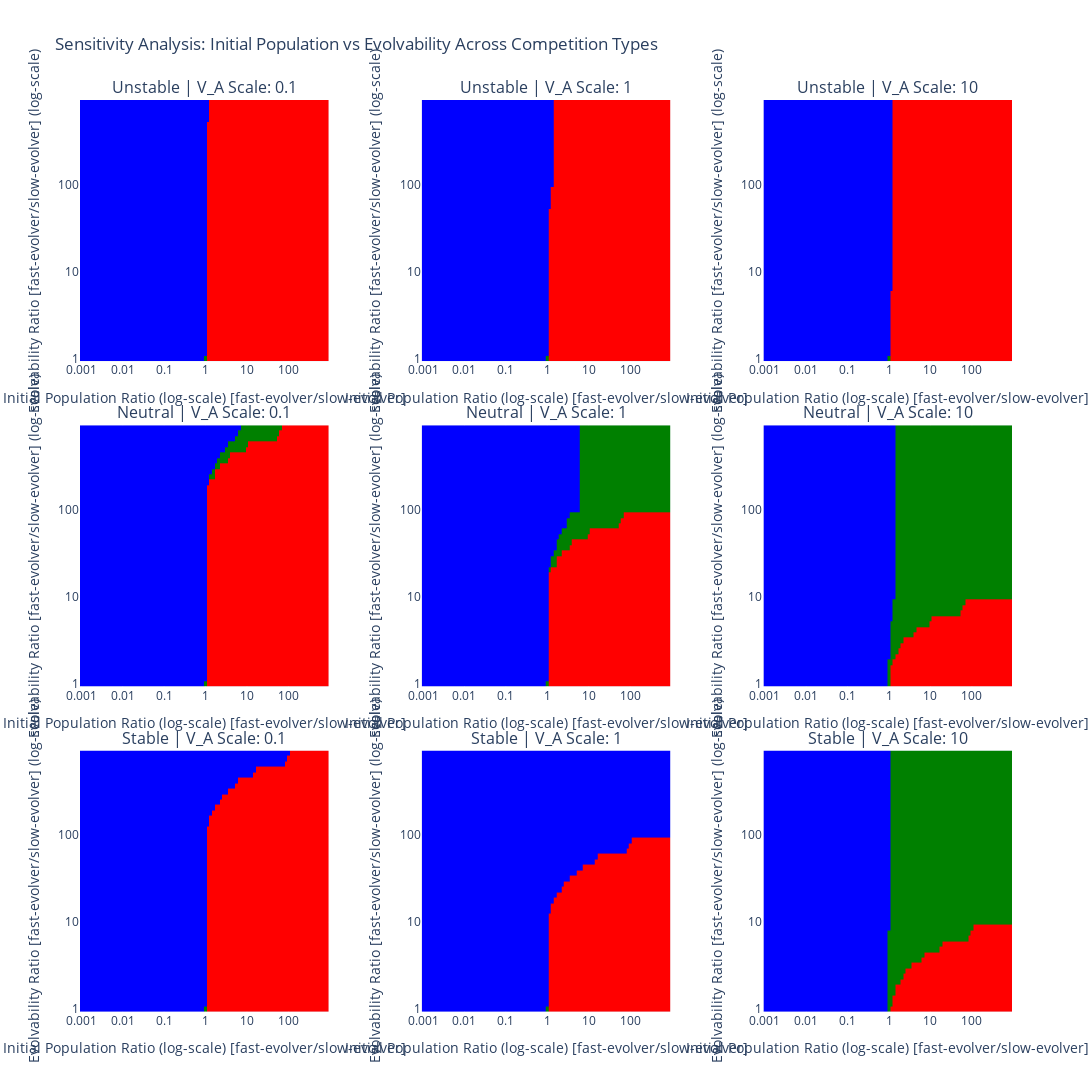

This figure's notebook cell:
### Code cell
import numpy as np
import plotly.graph_objects as go
from plotly.subplots import make_subplots
import plotly.io as pio

# Assume the following classes and functions are defined elsewhere in your code:
# from your_module import Parameters_for_Analysis, run_simulation_and_get_outcome_instance

def plot_2d_sensitivity_analysis_initial_pop_vs_evolvability(
    N2_N1_ratios,
    V_A2_V_A1_ratios,
    final_outcomes_matrix,
    subplot_row,
    subplot_col,
    fig
):
    """
    Plots a heatmap for a specific competition type and scaling factor.

    Parameters:
    - N2_N1_ratios (array): Ratios of initial populations (fast-ev./slow-ev.).
    - V_A2_V_A1_ratios (array): Ratios of evolvability (V_A2/V_A1).
    - final_outcomes_matrix (2D array): Simulation outcomes.
    - subplot_row (int): Row index in the subplot grid.
    - subplot_col (int): Column index in the subplot grid.
    - fig (Figure): Plotly figure object to add the heatmap to.
    """
    color_map = {
        "sp 2 (high-genetic-var) wins, sp 1 (low-genetic-var) extinct": 0,
        "sp 1 (low-genetic-var) wins, sp 2 (high-genetic-var) extinct": 1,
        "both extinct": 2,
        "both coexist": 3
    }

    # Convert the final outcomes to numerical values
    numerical_matrix = np.vectorize(color_map.get)(final_outcomes_matrix)

    # Define colors for the heatmap
    colorscale = [
        [0.0, 'red'],       # sp 2 wins, sp 1 extinct
        [1/3, 'blue'],      # sp 1 wins, sp 2 extinct
        [2/3, 'black'],     # both coexist
        [1.0, 'green']      # both extinct
    ]

    # Create the heatmap
    heatmap = go.Heatmap(
        z=numerical_matrix.T,  # Transpose the matrix to align axes correctly
        x=N2_N1_ratios,
        y=V_A2_V_A1_ratios,
        colorscale=colorscale,
        showscale=False,  # We'll add a single color scale later
        hovertemplate='N2/N1: %{x}<br>V_A2/V_A1: %{y}<br>Outcome: %{z}<extra></extra>'
    )

    # Add the heatmap to the specified subplot
    fig.add_trace(heatmap, row=subplot_row, col=subplot_col)

    # Update axes for each subplot
    fig.update_xaxes(
        title_text='Initial Population Ratio (log) [fast-ev./slow-ev.]',
        type='log',
        tickvals=[0.001, 0.01, 0.1, 1, 10, 100, 1000, 10000],
        ticktext=["0.001", "0.01", "0.1", "1", "10", "100", "1000", "10000"],
        row=subplot_row,
        col=subplot_col
    )
    fig.update_yaxes(
        title_text='Evolvability Ratio [fast-ev./slow-ev.] (log)',
        type='log',
        tickvals=[1, 10, 100, 1000],
        ticktext=['1', '10', '100', '1000'],
        row=subplot_row,
        col=subplot_col
    )

def generate_parameters_with_varied_parameters(
    N2_N1_ratios,
    V_A2_V_A1_ratios,
    V_A_scale,
    competition_params,
    base_parameters
):
    """
    Generates a list of Parameters_for_Analysis objects with varied parameters.

    Parameters:
    - N2_N1_ratios (array): Ratios of initial populations (fast-ev./slow-ev.).
    - V_A2_V_A1_ratios (array): Ratios of evolvability (V_A2/V_A1).
    - V_A_scale (float): Scaling factor for V_A1 and V_A2.
    - competition_params (dict): Dictionary containing alpha parameters.
    - base_parameters (dict): Base parameters for the analysis.

    Returns:
    - parameters_list (list): List of Parameters_for_Analysis objects.
    """
    parameters_list = []
    for N2_N1 in N2_N1_ratios:
        for V_A2_V_A1 in V_A2_V_A1_ratios:
            # Scale V_A1 and V_A2 based on the scaling factor
            scaled_V_A1 = V_A_scale * 0.01
            scaled_V_A2 = V_A_scale * 0.01  # Adjust V_A2 based on the ratio

            # Update base_parameters with competition parameters
            updated_base_params = base_parameters.__dict__.copy()
            updated_base_params.update(competition_params)
            updated_base_params['V_A1'] = scaled_V_A1
            updated_base_params['V_A2'] = scaled_V_A2

            # Set initial_population_species_2 based on the ratio
            updated_base_params['initial_population_species_2'] = updated_base_params['initial_population_species_1'] * N2_N1
            updated_base_params['V_A2'] = updated_base_params['V_A1'] * V_A2_V_A1

            # Instantiate Parameters_for_Analysis with updated parameters
            parameters = Parameters_for_Analysis(base_parameters = base_parameters, **updated_base_params)
            parameters_list.append(parameters)
    return parameters_list

def run_sensitivity_analysis(parameters_list):
    """
    Runs the simulation for each set of parameters and collects the outcomes.

    Parameters:
    - parameters_list (list): List of Parameters_for_Analysis objects.

    Returns:
    - final_outcomes_list (list): List of simulation outcome strings.
    """
    final_outcomes_list = []
    for parameters in parameters_list:
        final_outcome_instance = run_simulation_and_get_outcome_instance(parameters)
        final_outcomes_list.append(final_outcome_instance.outcome)
    return final_outcomes_list

def run_multipanel_sensitivity_analysis(
    N2_N1_ratios,
    V_A2_V_A1_ratios,
    scale_factors,
    competition_types,
    base_parameters
):
    """
    Runs the sensitivity analysis across different competition types and scaling factors.

    Parameters:
    - N2_N1_ratios (array): Ratios of initial populations (fast-ev./slow-ev.).
    - V_A2_V_A1_ratios (array): Ratios of evolvability (V_A2/V_A1).
    - scale_factors (list): List of scaling factors for V_A1 and V_A2.
    - competition_types (list): List of dictionaries defining competition types and their alpha parameters.
    - base_parameters (dict): Base parameters for the analysis.

    Returns:
    - final_outcomes_matrices (dict): Nested dictionary with outcomes for each competition type and scaling factor.
    """
    final_outcomes_matrices = {}
    for comp_idx, competition in enumerate(competition_types, start=1):
        comp_name = competition['name']
        comp_params = competition['params']
        final_outcomes_matrices[comp_name] = {}
        for scale_idx, scale in enumerate(scale_factors, start=1):
            print(f"Running sensitivity analysis for Competition: {comp_name}, V_A1 & V_A2 scaled by {scale}...")
            parameters_list = generate_parameters_with_varied_parameters(
                N2_N1_ratios,
                V_A2_V_A1_ratios,
                scale,
                comp_params,
                base_parameters
            )
            final_outcomes_list = run_sensitivity_analysis(parameters_list)
            final_outcomes_matrix = np.array(final_outcomes_list).reshape(len(N2_N1_ratios), len(V_A2_V_A1_ratios))
            final_outcomes_matrices[comp_name][scale] = final_outcomes_matrix
    return final_outcomes_matrices

def plot_multipanel_sensitivity_analysis(
    N2_N1_ratios,
    V_A2_V_A1_ratios,
    final_outcomes_matrices,
    scale_factors,
    competition_types
):
    """
    Plots a 3x3 multipanel heatmap of sensitivity analysis outcomes.

    Parameters:
    - N2_N1_ratios (array): Ratios of initial populations (fast-ev./slow-ev.).
    - V_A2_V_A1_ratios (array): Ratios of evolvability (V_A2/V_A1).
    - final_outcomes_matrices (dict): Nested dictionary with outcomes for each competition type and scaling factor.
    - scale_factors (list): List of scaling factors for V_A1 and V_A2.
    - competition_types (list): List of dictionaries defining competition types and their alpha parameters.
    """
    # Define a universal color_map for all heatmaps
    color_map = {
        "sp 2 (high-genetic-var) wins, sp 1 (low-genetic-var) extinct": 0,
        "sp 1 (low-genetic-var) wins, sp 2 (high-genetic-var) extinct": 1,
        "both extinct": 2,
        "both coexist": 3
    }

    # Create a subplot figure with 3 rows and 3 columns
    fig = make_subplots(
        rows=3, cols=3,
        subplot_titles=[
            f"{comp['name']} | V_A Scale: {scale}"
            for comp in competition_types
            for scale in scale_factors
        ],
        horizontal_spacing=0.1,
        vertical_spacing=0.07
    )

    # Iterate through competition types and scaling factors to plot each heatmap
    for row_idx, competition in enumerate(competition_types, start=1):
        comp_name = competition['name']
        for col_idx, scale in enumerate(scale_factors, start=1):
            final_outcomes_matrix = final_outcomes_matrices[comp_name][scale]
            plot_2d_sensitivity_analysis_initial_pop_vs_evolvability(
                N2_N1_ratios,
                V_A2_V_A1_ratios,
                final_outcomes_matrix,
                subplot_row=row_idx,
                subplot_col=col_idx,
                fig=fig
            )

    # Add a single color scale to the right of all subplots
    # Create a separate colorbar
    fig.add_trace(
        go.Heatmap(
            z=[0, 1, 2, 3],
            colorscale=[
                [0.0, 'red'],       # sp 2 wins, sp 1 extinct
                [1/3, 'blue'],      # sp 1 wins, sp 2 extinct
                [2/3, 'black'],     # both coexist
                [1.0, 'green']      # both extinct
            ],
            showscale=True,
            colorbar=dict(
                title="Outcome",
                tickvals=[0, 1, 2, 3],
                ticktext=list(color_map.keys()),
                len=0.8,
                y=0.5,
                title_side="right",
                titleside="right"
            ),
            zmin=0,
            zmax=3,
            visible=False  # Hide the heatmap itself
        ),
        row=1, col=3  # Position the colorbar on the last subplot
    )

    # Update the overall layout of the figure
    fig.update_layout(
        title="Sensitivity Analysis: Initial Population vs Evolvability Across Competition Types",
        width=1500,  # Adjusted width for better spacing
        height=1200,  # Adjusted height for better spacing
        template='plotly',
        showlegend=False
    )

    # Show the figure
    pio.show(fig)

def main():
    """
    Main function to execute the sensitivity analysis and plotting.
    """
    # Define competition types with their respective alpha parameters
    competition_types = [
        {
            'name': 'Unstable',
            'params': {
                'alpha11': 0.0025,
                'alpha12': 0.005,
                'alpha21': 0.005,
                'alpha22': 0.0025
            }
        },
        {
            'name': 'Neutral',
            'params': {
                'alpha11': 0.00375,
                'alpha12': 0.00375,
                'alpha21': 0.00375,
                'alpha22': 0.00375
            }
        },
        {
            'name': 'Stable',
            'params': {
                'alpha11': 0.005,
                'alpha12': 0.0025,
                'alpha21': 0.0025,
                'alpha22': 0.005
            }
        }
    ]

    # Define the power ranges for the ratios
    N2_N1_powers = np.arange(-3, 3, 0.0625)
    V_A2_V_A1_powers = np.arange(0, 3, 0.0625)

    # Calculate the actual ratios
    N2_N1_ratios = np.power(10.0, N2_N1_powers)
    V_A2_V_A1_ratios = np.power(10.0, V_A2_V_A1_powers)

    # Define the scaling factors for V_A1 and V_A2
    scale_factors = [0.1, 1, 10]

    # Run sensitivity analysis for each competition type and scaling factor
    final_outcomes_matrices = run_multipanel_sensitivity_analysis(
        N2_N1_ratios,
        V_A2_V_A1_ratios,
        scale_factors,
        competition_types,
        base_parameters
    )

    # Plot the multipanel heatmaps
    plot_multipanel_sensitivity_analysis(
        N2_N1_ratios,
        V_A2_V_A1_ratios,
        final_outcomes_matrices,
        scale_factors,
        competition_types
    )

if __name__ == "__main__":
    print('og base', base_parameters.__dict__)
    main()

### Figure 1 — Plotly figure (JSON) as saved in the notebook; plotly's stock layout.template omitted (floating-point values rounded to 4 significant figures; data arrays with more than 128 entries replaced by an {"elided": "..."} marker saying what was removed)
{"data": [{"colorscale": [[0, "red"], [0.3333, "blue"], [0.6667, "black"], [1, "green"]], "hovertemplate": "N2/N1: %{x}<br>V_A2/V_A1: %{y}<br>Outcome: %{z}<extra></extra>", "showscale": false, "type": "heatmap", "x": [0.001, 0.001155, 0.001334, 0.00154, 0.001778, 0.002054, 0.002371, 0.002738, 0.003162, 0.003652, 0.004217, 0.00487, 0.005623, 0.006494, 0.007499, 0.00866, 0.01, 0.01155, 0.01334, 0.0154, 0.01778, 0.02054, 0.02371, 0.02738, 0.03162, 0.03652, 0.04217, 0.0487, 0.05623, 0.06494, 0.07499, 0.0866, 0.1, 0.1155, 0.1334, 0.154, 0.1778, 0.2054, 0.2371, 0.2738, 0.3162, 0.3652, 0.4217, 0.487, 0.5623, 0.6494, 0.7499, 0.866, 1, 1.155, 1.334, 1.54, 1.778, 2.054, 2.371, 2.738, 3.162, 3.652, 4.217, 4.87, 5.623, 6.494, 7.499, 8.66, 10, 11.55, 13.34, 15.4, 17.78, 20.54, 23.71, 27.38, 31.62, 36.52, 42.17, 48.7, 56.23, 64.94, 74.99, 86.6, 100, 115.5, 133.4, 154.0, 177.8, 205.4, 237.1, 273.8, 316.2, 365.2, 421.7, 487.0, 562.3, 649.4, 749.9, 866.0], "xaxis": "x", "y": [1, 1.155, 1.334, 1.54, 1.778, 2.054, 2.371, 2.738, 3.162, 3.652, 4.217, 4.87, 5.623, 6.494, 7.499, 8.66, 10, 11.55, 13.34, 15.4, 17.78, 20.54, 23.71, 27.38, 31.62, 36.52, 42.17, 48.7, 56.23, 64.94, 74.99, 86.6, 100, 115.5, 133.4, 154.0, 177.8, 205.4, 237.1, 273.8, 316.2, 365.2, 421.7, 487.0, 562.3, 649.4, 749.9, 866.0], "yaxis": "y", "z": {"elided": "48x96 int values"}}, {"colorscale": [[0, "red"], [0.3333, "blue"], [0.6667, "black"], [1, "green"]], "hovertemplate": "N2/N1: %{x}<br>V_A2/V_A1: %{y}<br>Outcome: %{z}<extra></extra>", "showscale": false, "type": "heatmap", "x": [0.001, 0.001155, 0.001334, 0.00154, 0.001778, 0.002054, 0.002371, 0.002738, 0.003162, 0.003652, 0.004217, 0.00487, 0.005623, 0.006494, 0.007499, 0.00866, 0.01, 0.01155, 0.01334, 0.0154, 0.01778, 0.02054, 0.02371, 0.02738, 0.03162, 0.03652, 0.04217, 0.0487, 0.05623, 0.06494, 0.07499, 0.0866, 0.1, 0.1155, 0.1334, 0.154, 0.1778, 0.2054, 0.2371, 0.2738, 0.3162, 0.3652, 0.4217, 0.487, 0.5623, 0.6494, 0.7499, 0.866, 1, 1.155, 1.334, 1.54, 1.778, 2.054, 2.371, 2.738, 3.162, 3.652, 4.217, 4.87, 5.623, 6.494, 7.499, 8.66, 10, 11.55, 13.34, 15.4, 17.78, 20.54, 23.71, 27.38, 31.62, 36.52, 42.17, 48.7, 56.23, 64.94, 74.99, 86.6, 100, 115.5, 133.4, 154.0, 177.8, 205.4, 237.1, 273.8, 316.2, 365.2, 421.7, 487.0, 562.3, 649.4, 749.9, 866.0], "xaxis": "x2", "y": [1, 1.155, 1.334, 1.54, 1.778, 2.054, 2.371, 2.738, 3.162, 3.652, 4.217, 4.87, 5.623, 6.494, 7.499, 8.66, 10, 11.55, 13.34, 15.4, 17.78, 20.54, 23.71, 27.38, 31.62, 36.52, 42.17, 48.7, 56.23, 64.94, 74.99, 86.6, 100, 115.5, 133.4, 154.0, 177.8, 205.4, 237.1, 273.8, 316.2, 365.2, 421.7, 487.0, 562.3, 649.4, 749.9, 866.0], "yaxis": "y2", "z": {"elided": "48x96 int values"}}, {"colorscale": [[0, "red"], [0.3333, "blue"], [0.6667, "black"], [1, "green"]], "hovertemplate": "N2/N1: %{x}<br>V_A2/V_A1: %{y}<br>Outcome: %{z}<extra></extra>", "showscale": false, "type": "heatmap", "x": [0.001, 0.001155, 0.001334, 0.00154, 0.001778, 0.002054, 0.002371, 0.002738, 0.003162, 0.003652, 0.004217, 0.00487, 0.005623, 0.006494, 0.007499, 0.00866, 0.01, 0.01155, 0.01334, 0.0154, 0.01778, 0.02054, 0.02371, 0.02738, 0.03162, 0.03652, 0.04217, 0.0487, 0.05623, 0.06494, 0.07499, 0.0866, 0.1, 0.1155, 0.1334, 0.154, 0.1778, 0.2054, 0.2371, 0.2738, 0.3162, 0.3652, 0.4217, 0.487, 0.5623, 0.6494, 0.7499, 0.866, 1, 1.155, 1.334, 1.54, 1.778, 2.054, 2.371, 2.738, 3.162, 3.652, 4.217, 4.87, 5.623, 6.494, 7.499, 8.66, 10, 11.55, 13.34, 15.4, 17.78, 20.54, 23.71, 27.38, 31.62, 36.52, 42.17, 48.7, 56.23, 64.94, 74.99, 86.6, 100, 115.5, 133.4, 154.0, 177.8, 205.4, 237.1, 273.8, 316.2, 365.2, 421.7, 487.0, 562.3, 649.4, 749.9, 866.0], "xaxis": "x3", "y": [1, 1.155, 1.334, 1.54, 1.778, 2.054, 2.371, 2.738, 3.162, 3.652, 4.217, 4.87, 5.623, 6.494, 7.499, 8.66, 10, 11.55, 13.34, 15.4, 17.78, 20.54, 23.71, 27.38, 31.62, 36.52, 42.17, 48.7, 56.23, 64.94, 74.99, 86.6, 100, 115.5, 133.4, 154.0, 177.8, 205.4, 237.1, 273.8, 316.2, 365.2, 421.7, 487.0, 562.3, 649.4, 749.9, 866.0], "yaxis": "y3", "z": {"elided": "48x96 int values"}}, {"colorscale": [[0, "red"], [0.3333, "blue"], [0.6667, "black"], [1, "green"]], "hovertemplate": "N2/N1: %{x}<br>V_A2/V_A1: %{y}<br>Outcome: %{z}<extra></extra>", "showscale": false, "type": "heatmap", "x": [0.001, 0.001155, 0.001334, 0.00154, 0.001778, 0.002054, 0.002371, 0.002738, 0.003162, 0.003652, 0.004217, 0.00487, 0.005623, 0.006494, 0.007499, 0.00866, 0.01, 0.01155, 0.01334, 0.0154, 0.01778, 0.02054, 0.02371, 0.02738, 0.03162, 0.03652, 0.04217, 0.0487, 0.05623, 0.06494, 0.07499, 0.0866, 0.1, 0.1155, 0.1334, 0.154, 0.1778, 0.2054, 0.2371, 0.2738, 0.3162, 0.3652, 0.4217, 0.487, 0.5623, 0.6494, 0.7499, 0.866, 1, 1.155, 1.334, 1.54, 1.778, 2.054, 2.371, 2.738, 3.162, 3.652, 4.217, 4.87, 5.623, 6.494, 7.499, 8.66, 10, 11.55, 13.34, 15.4, 17.78, 20.54, 23.71, 27.38, 31.62, 36.52, 42.17, 48.7, 56.23, 64.94, 74.99, 86.6, 100, 115.5, 133.4, 154.0, 177.8, 205.4, 237.1, 273.8, 316.2, 365.2, 421.7, 487.0, 562.3, 649.4, 749.9, 866.0], "xaxis": "x4", "y": [1, 1.155, 1.334, 1.54, 1.778, 2.054, 2.371, 2.738, 3.162, 3.652, 4.217, 4.87, 5.623, 6.494, 7.499, 8.66, 10, 11.55, 13.34, 15.4, 17.78, 20.54, 23.71, 27.38, 31.62, 36.52, 42.17, 48.7, 56.23, 64.94, 74.99, 86.6, 100, 115.5, 133.4, 154.0, 177.8, 205.4, 237.1, 273.8, 316.2, 365.2, 421.7, 487.0, 562.3, 649.4, 749.9, 866.0], "yaxis": "y4", "z": {"elided": "48x96 int values"}}, {"colorscale": [[0, "red"], [0.3333, "blue"], [0.6667, "black"], [1, "green"]], "hovertemplate": "N2/N1: %{x}<br>V_A2/V_A1: %{y}<br>Outcome: %{z}<extra></extra>", "showscale": false, "type": "heatmap", "x": [0.001, 0.001155, 0.001334, 0.00154, 0.001778, 0.002054, 0.002371, 0.002738, 0.003162, 0.003652, 0.004217, 0.00487, 0.005623, 0.006494, 0.007499, 0.00866, 0.01, 0.01155, 0.01334, 0.0154, 0.01778, 0.02054, 0.02371, 0.02738, 0.03162, 0.03652, 0.04217, 0.0487, 0.05623, 0.06494, 0.07499, 0.0866, 0.1, 0.1155, 0.1334, 0.154, 0.1778, 0.2054, 0.2371, 0.2738, 0.3162, 0.3652, 0.4217, 0.487, 0.5623, 0.6494, 0.7499, 0.866, 1, 1.155, 1.334, 1.54, 1.778, 2.054, 2.371, 2.738, 3.162, 3.652, 4.217, 4.87, 5.623, 6.494, 7.499, 8.66, 10, 11.55, 13.34, 15.4, 17.78, 20.54, 23.71, 27.38, 31.62, 36.52, 42.17, 48.7, 56.23, 64.94, 74.99, 86.6, 100, 115.5, 133.4, 154.0, 177.8, 205.4, 237.1, 273.8, 316.2, 365.2, 421.7, 487.0, 562.3, 649.4, 749.9, 866.0], "xaxis": "x5", "y": [1, 1.155, 1.334, 1.54, 1.778, 2.054, 2.371, 2.738, 3.162, 3.652, 4.217, 4.87, 5.623, 6.494, 7.499, 8.66, 10, 11.55, 13.34, 15.4, 17.78, 20.54, 23.71, 27.38, 31.62, 36.52, 42.17, 48.7, 56.23, 64.94, 74.99, 86.6, 100, 115.5, 133.4, 154.0, 177.8, 205.4, 237.1, 273.8, 316.2, 365.2, 421.7, 487.0, 562.3, 649.4, 749.9, 866.0], "yaxis": "y5", "z": {"elided": "48x96 int values"}}, {"colorscale": [[0, "red"], [0.3333, "blue"], [0.6667, "black"], [1, "green"]], "hovertemplate": "N2/N1: %{x}<br>V_A2/V_A1: %{y}<br>Outcome: %{z}<extra></extra>", "showscale": false, "type": "heatmap", "x": [0.001, 0.001155, 0.001334, 0.00154, 0.001778, 0.002054, 0.002371, 0.002738, 0.003162, 0.003652, 0.004217, 0.00487, 0.005623, 0.006494, 0.007499, 0.00866, 0.01, 0.01155, 0.01334, 0.0154, 0.01778, 0.02054, 0.02371, 0.02738, 0.03162, 0.03652, 0.04217, 0.0487, 0.05623, 0.06494, 0.07499, 0.0866, 0.1, 0.1155, 0.1334, 0.154, 0.1778, 0.2054, 0.2371, 0.2738, 0.3162, 0.3652, 0.4217, 0.487, 0.5623, 0.6494, 0.7499, 0.866, 1, 1.155, 1.334, 1.54, 1.778, 2.054, 2.371, 2.738, 3.162, 3.652, 4.217, 4.87, 5.623, 6.494, 7.499, 8.66, 10, 11.55, 13.34, 15.4, 17.78, 20.54, 23.71, 27.38, 31.62, 36.52, 42.17, 48.7, 56.23, 64.94, 74.99, 86.6, 100, 115.5, 133.4, 154.0, 177.8, 205.4, 237.1, 273.8, 316.2, 365.2, 421.7, 487.0, 562.3, 649.4, 749.9, 866.0], "xaxis": "x6", "y": [1, 1.155, 1.334, 1.54, 1.778, 2.054, 2.371, 2.738, 3.162, 3.652, 4.217, 4.87, 5.623, 6.494, 7.499, 8.66, 10, 11.55, 13.34, 15.4, 17.78, 20.54, 23.71, 27.38, 31.62, 36.52, 42.17, 48.7, 56.23, 64.94, 74.99, 86.6, 100, 115.5, 133.4, 154.0, 177.8, 205.4, 237.1, 273.8, 316.2, 365.2, 421.7, 487.0, 562.3, 649.4, 749.9, 866.0], "yaxis": "y6", "z": {"elided": "48x96 int values"}}, {"colorscale": [[0, "red"], [0.3333, "blue"], [0.6667, "black"], [1, "green"]], "hovertemplate": "N2/N1: %{x}<br>V_A2/V_A1: %{y}<br>Outcome: %{z}<extra></extra>", "showscale": false, "type": "heatmap", "x": [0.001, 0.001155, 0.001334, 0.00154, 0.001778, 0.002054, 0.002371, 0.002738, 0.003162, 0.003652, 0.004217, 0.00487, 0.005623, 0.006494, 0.007499, 0.00866, 0.01, 0.01155, 0.01334, 0.0154, 0.01778, 0.02054, 0.02371, 0.02738, 0.03162, 0.03652, 0.04217, 0.0487, 0.05623, 0.06494, 0.07499, 0.0866, 0.1, 0.1155, 0.1334, 0.154, 0.1778, 0.2054, 0.2371, 0.2738, 0.3162, 0.3652, 0.4217, 0.487, 0.5623, 0.6494, 0.7499, 0.866, 1, 1.155, 1.334, 1.54, 1.778, 2.054, 2.371, 2.738, 3.162, 3.652, 4.217, 4.87, 5.623, 6.494, 7.499, 8.66, 10, 11.55, 13.34, 15.4, 17.78, 20.54, 23.71, 27.38, 31.62, 36.52, 42.17, 48.7, 56.23, 64.94, 74.99, 86.6, 100, 115.5, 133.4, 154.0, 177.8, 205.4, 237.1, 273.8, 316.2, 365.2, 421.7, 487.0, 562.3, 649.4, 749.9, 866.0], "xaxis": "x7", "y": [1, 1.155, 1.334, 1.54, 1.778, 2.054, 2.371, 2.738, 3.162, 3.652, 4.217, 4.87, 5.623, 6.494, 7.499, 8.66, 10, 11.55, 13.34, 15.4, 17.78, 20.54, 23.71, 27.38, 31.62, 36.52, 42.17, 48.7, 56.23, 64.94, 74.99, 86.6, 100, 115.5, 133.4, 154.0, 177.8, 205.4, 237.1, 273.8, 316.2, 365.2, 421.7, 487.0, 562.3, 649.4, 749.9, 866.0], "yaxis": "y7", "z": {"elided": "48x96 int values"}}, {"colorscale": [[0, "red"], [0.3333, "blue"], [0.6667, "black"], [1, "green"]], "hovertemplate": "N2/N1: %{x}<br>V_A2/V_A1: %{y}<br>Outcome: %{z}<extra></extra>", "showscale": false, "type": "heatmap", "x": [0.001, 0.001155, 0.001334, 0.00154, 0.001778, 0.002054, 0.002371, 0.002738, 0.003162, 0.003652, 0.004217, 0.00487, 0.005623, 0.006494, 0.007499, 0.00866, 0.01, 0.01155, 0.01334, 0.0154, 0.01778, 0.02054, 0.02371, 0.02738, 0.03162, 0.03652, 0.04217, 0.0487, 0.05623, 0.06494, 0.07499, 0.0866, 0.1, 0.1155, 0.1334, 0.154, 0.1778, 0.2054, 0.2371, 0.2738, 0.3162, 0.3652, 0.4217, 0.487, 0.5623, 0.6494, 0.7499, 0.866, 1, 1.155, 1.334, 1.54, 1.778, 2.054, 2.371, 2.738, 3.162, 3.652, 4.217, 4.87, 5.623, 6.494, 7.499, 8.66, 10, 11.55, 13.34, 15.4, 17.78, 20.54, 23.71, 27.38, 31.62, 36.52, 42.17, 48.7, 56.23, 64.94, 74.99, 86.6, 100, 115.5, 133.4, 154.0, 177.8, 205.4, 237.1, 273.8, 316.2, 365.2, 421.7, 487.0, 562.3, 649.4, 749.9, 866.0], "xaxis": "x8", "y": [1, 1.155, 1.334, 1.54, 1.778, 2.054, 2.371, 2.738, 3.162, 3.652, 4.217, 4.87, 5.623, 6.494, 7.499, 8.66, 10, 11.55, 13.34, 15.4, 17.78, 20.54, 23.71, 27.38, 31.62, 36.52, 42.17, 48.7, 56.23, 64.94, 74.99, 86.6, 100, 115.5, 133.4, 154.0, 177.8, 205.4, 237.1, 273.8, 316.2, 365.2, 421.7, 487.0, 562.3, 649.4, 749.9, 866.0], "yaxis": "y8", "z": {"elided": "48x96 int values"}}, {"colorscale": [[0, "red"], [0.3333, "blue"], [0.6667, "black"], [1, "green"]], "hovertemplate": "N2/N1: %{x}<br>V_A2/V_A1: %{y}<br>Outcome: %{z}<extra></extra>", "showscale": false, "type": "heatmap", "x": [0.001, 0.001155, 0.001334, 0.00154, 0.001778, 0.002054, 0.002371, 0.002738, 0.003162, 0.003652, 0.004217, 0.00487, 0.005623, 0.006494, 0.007499, 0.00866, 0.01, 0.01155, 0.01334, 0.0154, 0.01778, 0.02054, 0.02371, 0.02738, 0.03162, 0.03652, 0.04217, 0.0487, 0.05623, 0.06494, 0.07499, 0.0866, 0.1, 0.1155, 0.1334, 0.154, 0.1778, 0.2054, 0.2371, 0.2738, 0.3162, 0.3652, 0.4217, 0.487, 0.5623, 0.6494, 0.7499, 0.866, 1, 1.155, 1.334, 1.54, 1.778, 2.054, 2.371, 2.738, 3.162, 3.652, 4.217, 4.87, 5.623, 6.494, 7.499, 8.66, 10, 11.55, 13.34, 15.4, 17.78, 20.54, 23.71, 27.38, 31.62, 36.52, 42.17, 48.7, 56.23, 64.94, 74.99, 86.6, 100, 115.5, 133.4, 154.0, 177.8, 205.4, 237.1, 273.8, 316.2, 365.2, 421.7, 487.0, 562.3, 649.4, 749.9, 866.0], "xaxis": "x9", "y": [1, 1.155, 1.334, 1.54, 1.778, 2.054, 2.371, 2.738, 3.162, 3.652, 4.217, 4.87, 5.623, 6.494, 7.499, 8.66, 10, 11.55, 13.34, 15.4, 17.78, 20.54, 23.71, 27.38, 31.62, 36.52, 42.17, 48.7, 56.23, 64.94, 74.99, 86.6, 100, 115.5, 133.4, 154.0, 177.8, 205.4, 237.1, 273.8, 316.2, 365.2, 421.7, 487.0, 562.3, 649.4, 749.9, 866.0], "yaxis": "y9", "z": {"elided": "48x96 int values"}}, {"colorbar": {"len": 0.8, "ticktext": ["sp 2 (high-genetic-var) wins, sp 1 (low-genetic-var) extinct", "sp 1 (low-genetic-var) wins, sp 2 (high-genetic-var) extinct", "both extinct", "both coexist"], "tickvals": [0, 1, 2, 3], "title": {"side": "right", "text": "Outcome"}, "y": 0.5}, "colorscale": [[0, "red"], [0.3333, "blue"], [0.6667, "black"], [1, "green"]], "showscale": true, "type": "heatmap", "visible": false, "xaxis": "x3", "yaxis": "y3", "z": [0, 1, 2, 3], "zmax": 3, "zmin": 0}], "layout": {"annotations": [{"font": {"size": 16}, "showarrow": false, "text": "Unstable | V_A Scale: 0.1", "x": 0.1333, "xanchor": "center", "xref": "paper", "y": 1, "yanchor": "bottom", "yref": "paper"}, {"font": {"size": 16}, "showarrow": false, "text": "Unstable | V_A Scale: 1", "x": 0.5, "xanchor": "center", "xref": "paper", "y": 1, "yanchor": "bottom", "yref": "paper"}, {"font": {"size": 16}, "showarrow": false, "text": "Unstable | V_A Scale: 10", "x": 0.8667, "xanchor": "center", "xref": "paper", "y": 1, "yanchor": "bottom", "yref": "paper"}, {"font": {"size": 16}, "showarrow": false, "text": "Neutral | V_A Scale: 0.1", "x": 0.1333, "xanchor": "center", "xref": "paper", "y": 0.6433, "yanchor": "bottom", "yref": "paper"}, {"font": {"size": 16}, "showarrow": false, "text": "Neutral | V_A Scale: 1", "x": 0.5, "xanchor": "center", "xref": "paper", "y": 0.6433, "yanchor": "bottom", "yref": "paper"}, {"font": {"size": 16}, "showarrow": false, "text": "Neutral | V_A Scale: 10", "x": 0.8667, "xanchor": "center", "xref": "paper", "y": 0.6433, "yanchor": "bottom", "yref": "paper"}, {"font": {"size": 16}, "showarrow": false, "text": "Stable | V_A Scale: 0.1", "x": 0.1333, "xanchor": "center", "xref": "paper", "y": 0.2867, "yanchor": "bottom", "yref": "paper"}, {"font": {"size": 16}, "showarrow": false, "text": "Stable | V_A Scale: 1", "x": 0.5, "xanchor": "center", "xref": "paper", "y": 0.2867, "yanchor": "bottom", "yref": "paper"}, {"font": {"size": 16}, "showarrow": false, "text": "Stable | V_A Scale: 10", "x": 0.8667, "xanchor": "center", "xref": "paper", "y": 0.2867, "yanchor": "bottom", "yref": "paper"}], "height": 1200, "showlegend": false, "title": {"text": "Sensitivity Analysis: Initial Population vs Evolvability Across Competition Types"}, "width": 1500, "xaxis": {"anchor": "y", "domain": [0, 0.2667], "ticktext": ["0.001", "0.01", "0.1", "1", "10", "100", "1000", "10000"], "tickvals": [0.001, 0.01, 0.1, 1, 10, 100, 1000, 10000], "title": {"text": "Initial Population Ratio (log-scale) [fast-evolver/slow-evolver]"}, "type": "log"}, "xaxis2": {"anchor": "y2", "domain": [0.3667, 0.6333], "ticktext": ["0.001", "0.01", "0.1", "1", "10", "100", "1000", "10000"], "tickvals": [0.001, 0.01, 0.1, 1, 10, 100, 1000, 10000], "title": {"text": "Initial Population Ratio (log-scale) [fast-evolver/slow-evolver]"}, "type": "log"}, "xaxis3": {"anchor": "y3", "domain": [0.7333, 1], "ticktext": ["0.001", "0.01", "0.1", "1", "10", "100", "1000", "10000"], "tickvals": [0.001, 0.01, 0.1, 1, 10, 100, 1000, 10000], "title": {"text": "Initial Population Ratio (log-scale) [fast-evolver/slow-evolver]"}, "type": "log"}, "xaxis4": {"anchor": "y4", "domain": [0, 0.2667], "ticktext": ["0.001", "0.01", "0.1", "1", "10", "100", "1000", "10000"], "tickvals": [0.001, 0.01, 0.1, 1, 10, 100, 1000, 10000], "title": {"text": "Initial Population Ratio (log-scale) [fast-evolver/slow-evolver]"}, "type": "log"}, "xaxis5": {"anchor": "y5", "domain": [0.3667, 0.6333], "ticktext": ["0.001", "0.01", "0.1", "1", "10", "100", "1000", "10000"], "tickvals": [0.001, 0.01, 0.1, 1, 10, 100, 1000, 10000], "title": {"text": "Initial Population Ratio (log-scale) [fast-evolver/slow-evolver]"}, "type": "log"}, "xaxis6": {"anchor": "y6", "domain": [0.7333, 1], "ticktext": ["0.001", "0.01", "0.1", "1", "10", "100", "1000", "10000"], "tickvals": [0.001, 0.01, 0.1, 1, 10, 100, 1000, 10000], "title": {"text": "Initial Population Ratio (log-scale) [fast-evolver/slow-evolver]"}, "type": "log"}, "xaxis7": {"anchor": "y7", "domain": [0, 0.2667], "ticktext": ["0.001", "0.01", "0.1", "1", "10", "100", "1000", "10000"], "tickvals": [0.001, 0.01, 0.1, 1, 10, 100, 1000, 10000], "title": {"text": "Initial Population Ratio (log-scale) [fast-evolver/slow-evolver]"}, "type": "log"}, "xaxis8": {"anchor": "y8", "domain": [0.3667, 0.6333], "ticktext": ["0.001", "0.01", "0.1", "1", "10", "100", "1000", "10000"], "tickvals": [0.001, 0.01, 0.1, 1, 10, 100, 1000, 10000], "title": {"text": "Initial Population Ratio (log-scale) [fast-evolver/slow-evolver]"}, "type": "log"}, "xaxis9": {"anchor": "y9", "domain": [0.7333, 1], "ticktext": ["0.001", "0.01", "0.1", "1", "10", "100", "1000", "10000"], "tickvals": [0.001, 0.01, 0.1, 1, 10, 100, 1000, 10000], "title": {"text": "Initial Population Ratio (log-scale) [fast-evolver/slow-evolver]"}, "type": "log"}, "yaxis": {"anchor": "x", "domain": [0.7133, 1], "ticktext": ["1", "10", "100", "1000"], "tickvals": [1, 10, 100, 1000], "title": {"text": "Evolvability Ratio [fast-evolver/slow-evolver] (log-scale)"}, "type": "log"}, "yaxis2": {"anchor": "x2", "domain": [0.7133, 1], "ticktext": ["1", "10", "100", "1000"], "tickvals": [1, 10, 100, 1000], "title": {"text": "Evolvability Ratio [fast-evolver/slow-evolver] (log-scale)"}, "type": "log"}, "yaxis3": {"anchor": "x3", "domain": [0.7133, 1], "ticktext": ["1", "10", "100", "1000"], "tickvals": [1, 10, 100, 1000], "title": {"text": "Evolvability Ratio [fast-evolver/slow-evolver] (log-scale)"}, "type": "log"}, "yaxis4": {"anchor": "x4", "domain": [0.3567, 0.6433], "ticktext": ["1", "10", "100", "1000"], "tickvals": [1, 10, 100, 1000], "title": {"text": "Evolvability Ratio [fast-evolver/slow-evolver] (log-scale)"}, "type": "log"}, "yaxis5": {"anchor": "x5", "domain": [0.3567, 0.6433], "ticktext": ["1", "10", "100", "1000"], "tickvals": [1, 10, 100, 1000], "title": {"text": "Evolvability Ratio [fast-evolver/slow-evolver] (log-scale)"}, "type": "log"}, "yaxis6": {"anchor": "x6", "domain": [0.3567, 0.6433], "ticktext": ["1", "10", "100", "1000"], "tickvals": [1, 10, 100, 1000], "title": {"text": "Evolvability Ratio [fast-evolver/slow-evolver] (log-scale)"}, "type": "log"}, "yaxis7": {"anchor": "x7", "domain": [0, 0.2867], "ticktext": ["1", "10", "100", "1000"], "tickvals": [1, 10, 100, 1000], "title": {"text": "Evolvability Ratio [fast-evolver/slow-evolver] (log-scale)"}, "type": "log"}, "yaxis8": {"anchor": "x8", "domain": [0, 0.2867], "ticktext": ["1", "10", "100", "1000"], "tickvals": [1, 10, 100, 1000], "title": {"text": "Evolvability Ratio [fast-evolver/slow-evolver] (log-scale)"}, "type": "log"}, "yaxis9": {"anchor": "x9", "domain": [0, 0.2867], "ticktext": ["1", "10", "100", "1000"], "tickvals": [1, 10, 100, 1000], "title": {"text": "Evolvability Ratio [fast-evolver/slow-evolver] (log-scale)"}, "type": "log"}}}
